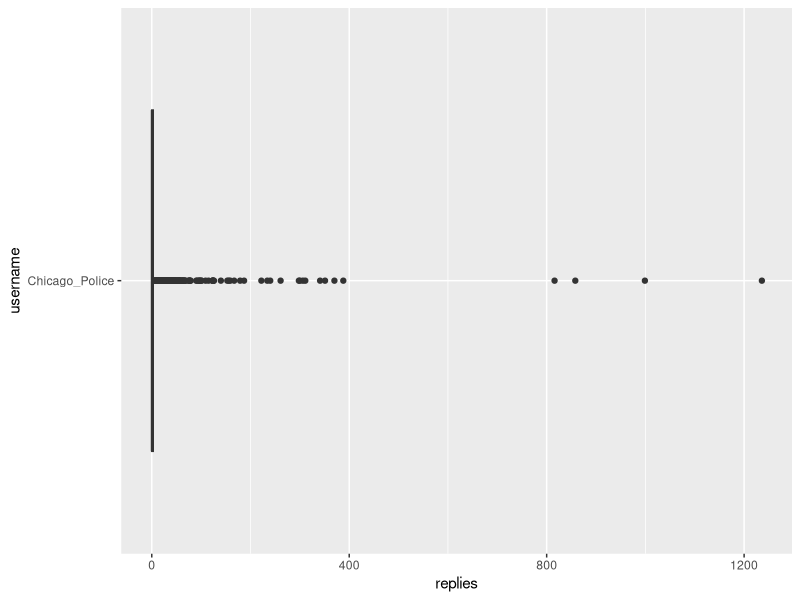
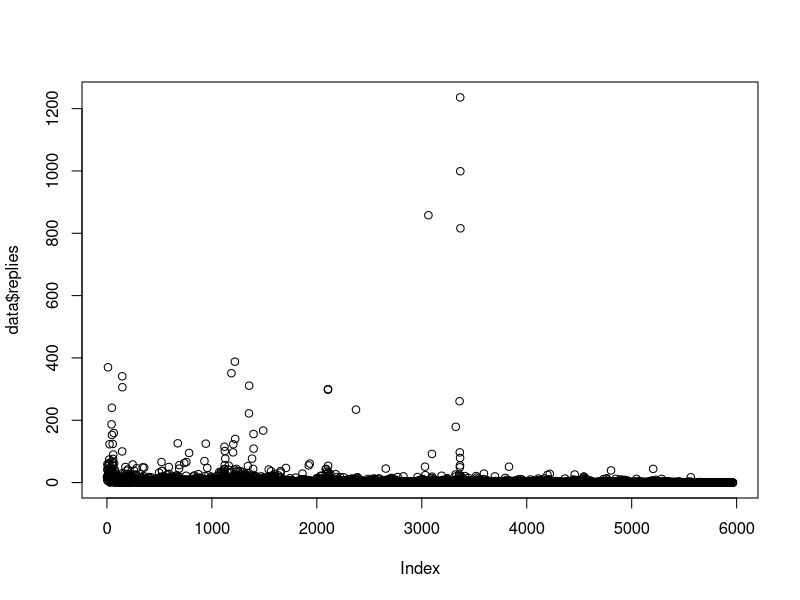

Source code (R) for these figures, in order:
setwd("~/Documents/PhD/UTD/Classes/6. Summer 2020/Ex1")


preload <- function(x){
  #This function evaluates Package x. If it is installed, it loads the package. If it is
  #not, it installs it.
  x <- as.character(x)
  if(!require(x,character.only = TRUE)){
    install.packages(x,repos = "https://cloud.r-project.org")
    require(x,character.only = TRUE)
  }
}
preload("readr")
preload("ggplot2")

data <- read_csv("Chicago_Police.csv")

desc <- function(x){
  #This function shows the median, mean, min, and max of a numeric variable
  x <- as.numeric(x)
  median <- c("Median",round(median(x),2))
  mean <- c("Mean", round(mean(x),2))
  min <- c("Min",min(x))
  max <- c("Max",max(x))
  output <- rbind.data.frame(median,mean,min,max)
  colnames(output) <- NULL
  print(output)
}

desc(data$replies)
mean(data$replies)
max(data$replies)

ggplot(data, aes(x=username, y=replies)) + geom_boxplot() + 
  guides(fill=FALSE) + coord_flip()



plot(data$replies)

